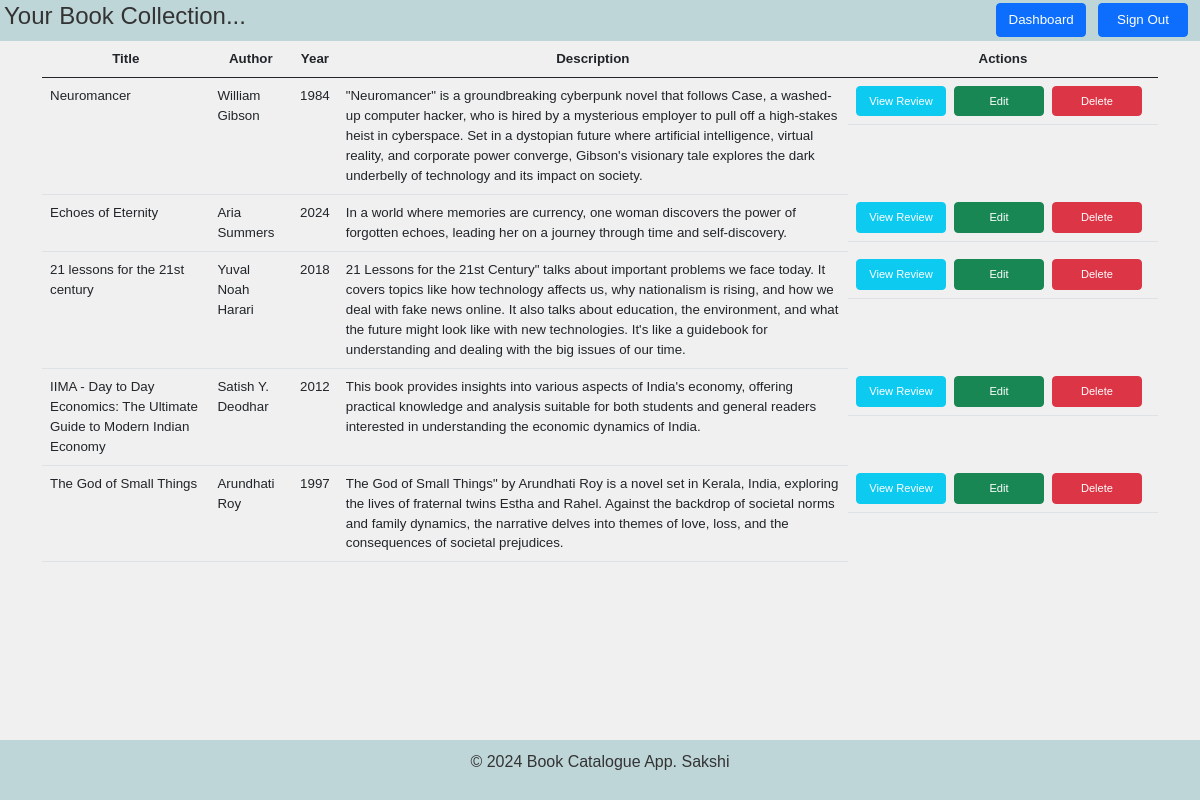
Page /book_list/ (signed in) on the earlier database version.
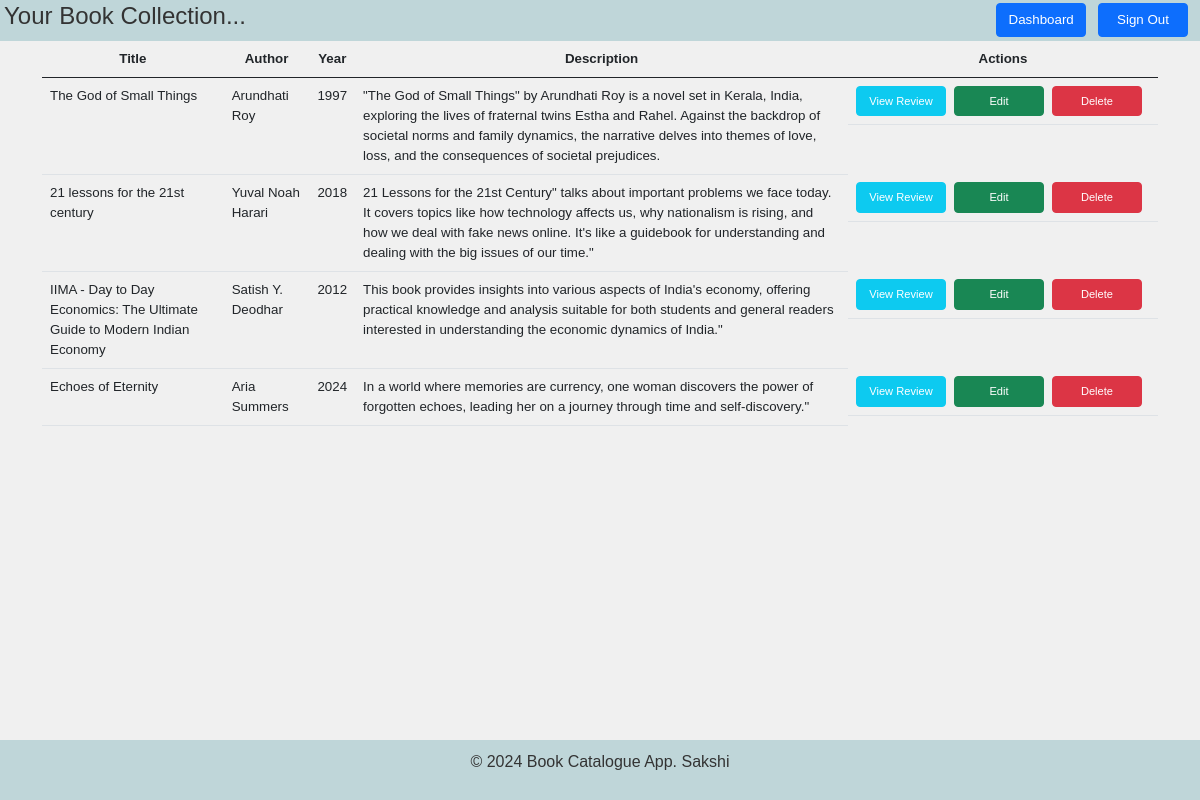
Same page on the later database version.
### access/models.py (models this page shows, shortened)
class Book(models.Model):
    Book_id = models.AutoField(primary_key=True, default=None)
    user = models.ForeignKey(User, on_delete=models.CASCADE)
    book_name = models.CharField(max_length=200)
    author_name = models.CharField(max_length=200, null=True)
    year_of_release = models.IntegerField()
    description = models.TextField()
    rating = models.IntegerField(choices=[(i, i) for i in range(1, 6)])
    comment = models.TextField()
    public = models.BooleanField(default=False)
    created_at = models.DateTimeField(auto_now=True, null=True)

### access/views.py (the view)
# urls.py: path("book_list/", book_list, name="book_list"),
@login_required
def book_list(request):
    if request.method == "GET":
        book_list = Book.objects.filter(user=request.user).order_by("-created_at")
    return render(request, "book_list.html", {"books": book_list})

### access/templates/book_list.html (shortened to what this page needs)
<!doctype html>
<html lang="en">
<head>
    <link href="https://cdn.jsdelivr.net/npm/bootstrap@5.0.2/dist/css/bootstrap.min.css" rel="stylesheet">
</head>
<body>
    <header>
        <div class="header-content">
            {% if user.is_authenticated %}
            <div class="welcome">
                <h4>Your Book Collection...</h4>
            </div>
            <div class="logout">
                <a href="/home/" class="btn btn-primary">Dashboard</a>
                <a href="/signout/" class="btn btn-primary">Sign Out</a>
            </div>
            {% endif %}
        </div>
    </header>
    <div class="container">
        <table class="table">
            <thead class="thead-dark">
                <tr>
                    <th scope="col">Title</th>
                    <th scope="col">Author</th>
                    <th scope="col">Year</th>
                    <th scope="col">Description</th>
                    <th scope="col">Actions</th>
                </tr>
            </thead>
            <tbody>
                {% for book in books %}
                <tr>
                    <td>{{ book.book_name }}</td>
                    <td>{{ book.author_name }}</td>
                    <td>{{ book.year_of_release }}</td>
                    <td>{{ book.description }}</td>
                    <td class="action-button">
                        <button class="btn btn-info" onclick="openReview(this)" data-rating="{{ book.rating }}"
                            data-comment="{{ book.comment }}" data-public="{{ book.public }}">View Review</button>
                        <a href="/edit_book/{{book.Book_id}}/" class="btn btn-success">Edit</a>
                        <a href="/delete_book/{{book.Book_id}}/" class="btn btn-danger">Delete</a>
                    </td>
                </tr>
                {% endfor %}
            </tbody>
        </table>
    </div>
    <footer>
        <p>&copy; 2024 Book Catalogue App. Sakshi</p>
    </footer>
</body>
</html>

Differences in the rows shown:
removed Book: book_name "Neuromancer", author_name "William Gibson", year_of_release "1984", description "\"Neuromancer\" is a groundbreaking cyberpunk novel that follows Case, a washed-up computer hacker, who is hired by a mysterious employer to pull off a high-stakes heist in cyberspace. Set in a dystopian future where artificial intelligence, virtual reality, and corporate power converge, Gibson's visionary tale explores the dark underbelly of technology and its impact on society."
changed Book "The God of Small Things": description "The God of Small Things\"…" → "\"The God of Small Things\"…"; moves up the list
changed Book "21 lessons for the 21st century": description "…with fake news online. It also talks about education, the environment, and what the future might look like with new technologies. It's like a guidebook for understanding and dealing with the big issues of our time." → "…with fake news online. It's like a guidebook for understanding and dealing with the big issues of our time.\""
changed Book "IIMA - Day to Day Economics: The Ultimate Guide to Modern Indian Economy": description "…the economic dynamics of India." → "…the economic dynamics of India.\""
changed Book "Echoes of Eternity": description "In a world where memories are currency, one woman discovers the power of forgotten echoes, leading her on a journey through time and self-discovery." → "In a world where memories are currency, one woman discovers the power of forgotten echoes, leading her on a journey through time and self-discovery.\""; moves down the list
